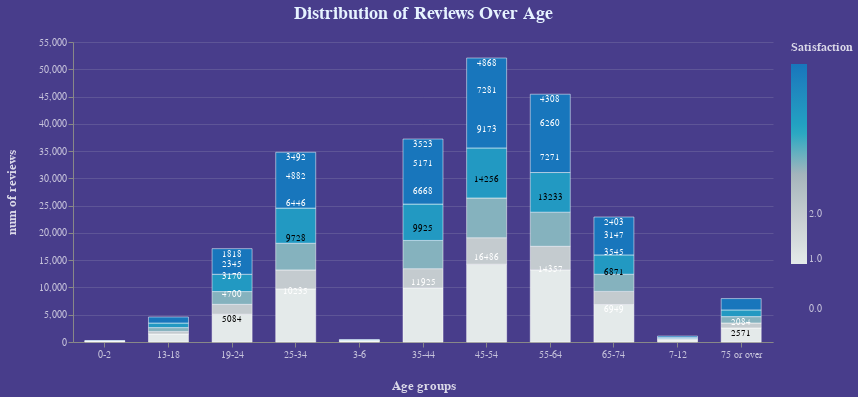

This figure's notebook cell:
### Markdown cell above
## Reviews

### Code cell
data = (dfc.groupby(["Age", "Satisfaction"])
          .agg({"Reviews": "count"})
          .reset_index()).sort_values(["Age", "Satisfaction"], ascending=True)

#data['Cumulative_Reviews'] = data.groupby(['Age'])['Reviews'].apply(lambda x: x.cumsum())

bars = (alt.Chart(data=data, title="Distribution of Reviews Over Age")
           .mark_bar(size=40,
                     strokeWidth=0.5,
                     stroke="white")
           .encode(x=alt.X('Age:O',
                           axis=alt.Axis(title="Age groups", grid=False)),
                   y=alt.Y('Reviews:Q', stack='zero',
                           scale=alt.Scale(type="linear"),
                           axis=alt.Axis(title="num of reviews")),
                   order=alt.Order('Satisfaction', sort='ascending'),
                   color=alt.Color("Satisfaction:Q",
                                   scale=alt.Scale(scheme="lightgreyteal",
                                                   bins=[0,1,2,3],
                                                   reverse=False))))
text = (alt.Chart(data=data[data["Reviews"] > 1500])
           .mark_text(align="center",
                      baseline="middle",
                      dx=0, dy=5)
           .encode(x=alt.X("Age:O"),
                   y=alt.Y("Reviews:Q", stack='zero'),
                   size = alt.SizeValue(9),
                   text="Reviews:Q",
                   color=alt.condition(alt.datum.Satisfaction > 1,
                                          alt.value("white"),
                                          alt.value("black"))))
chart = (alt.layer(bars, text)
            .configure(background="	#483D8B")
            .configure_title(font="Arial",
                             fontSize=18,
                             color="#e6f3ff",
                             dy=-10)
            .configure_text(color="white")
            .configure_legend(titleFontSize=12,
                              titleColor="white",
                              tickCount=10,
                              titleOpacity=0.8,
                              labelColor="white",
                              labelOpacity=0.7,
                              titlePadding=10)
            .configure_axis(titleFontSize=13,
                            titlePadding=20,
                            titleColor="white",
                            titleOpacity=0.8,
                            labelColor="white",
                            labelOpacity=0.7,
                            labelAngle=0,
                            tickOffset=0,
                            grid=True,
                            gridOpacity=0.15)
            .configure_view(strokeWidth=0)
            .properties(height=300, width=700)
)
chart

### Figure 1 — Vega-Lite specification as saved in the notebook (floating-point values rounded to 4 significant figures)
{"config": {"view": {"continuousWidth": 400, "continuousHeight": 300, "strokeWidth": 0}, "axis": {"grid": true, "gridOpacity": 0.15, "labelAngle": 0, "labelColor": "white", "labelOpacity": 0.7, "tickOffset": 0, "titleColor": "white", "titleFontSize": 13, "titleOpacity": 0.8, "titlePadding": 20}, "background": "\t#483D8B", "legend": {"labelColor": "white", "labelOpacity": 0.7, "tickCount": 10, "titleColor": "white", "titleFontSize": 12, "titleOpacity": 0.8, "titlePadding": 10}, "text": {"color": "white"}, "title": {"color": "#e6f3ff", "dy": -10, "font": "Arial", "fontSize": 18}}, "layer": [{"data": {"name": "data-ff395dc8264fb26a29add44ed0c2c70a"}, "mark": {"type": "bar", "size": 40, "stroke": "white", "strokeWidth": 0.5}, "encoding": {"color": {"field": "Satisfaction", "scale": {"bins": [0, 1, 2, 3], "reverse": false, "scheme": "lightgreyteal"}, "type": "quantitative"}, "order": {"field": "Satisfaction", "sort": "ascending", "type": "quantitative"}, "x": {"axis": {"grid": false, "title": "Age groups"}, "field": "Age", "type": "ordinal"}, "y": {"axis": {"title": "num of reviews"}, "field": "Reviews", "scale": {"type": "linear"}, "stack": "zero", "type": "quantitative"}}, "title": "Distribution of Reviews Over Age"}, {"data": {"name": "data-01844291c530dba1ab0c0b758a0cc4a2"}, "mark": {"type": "text", "align": "center", "baseline": "middle", "dx": 0, "dy": 5}, "encoding": {"color": {"condition": {"value": "white", "test": "(datum.Satisfaction > 1)"}, "value": "black"}, "size": {"value": 9}, "text": {"field": "Reviews", "type": "quantitative"}, "x": {"field": "Age", "type": "ordinal"}, "y": {"field": "Reviews", "stack": "zero", "type": "quantitative"}}}], "height": 300, "width": 700, "$schema": "https://vega.github.io/schema/vega-lite/v4.17.0.json", "datasets": {"data-ff395dc8264fb26a29add44ed0c2c70a": [{"Age": "0-2", "Satisfaction": 1, "Reviews": 110}, {"Age": "0-2", "Satisfaction": 2, "Reviews": 32}, {"Age": "0-2", "Satisfaction": 3, "Reviews": 22}, {"Age": "0-2", "Satisfaction": 4, "Reviews": 28}, {"Age": "0-2", "Satisfaction": 5, "Reviews": 64}, {"Age": "13-18", "Satisfaction": 1, "Reviews": 1462}, {"Age": "13-18", "Satisfaction": 2, "Reviews": 471}, {"Age": "13-18", "Satisfaction": 3, "Reviews": 706}, {"Age": "13-18", "Satisfaction": 4, "Reviews": 836}, {"Age": "13-18", "Satisfaction": 5, "Reviews": 1110}, {"Age": "19-24", "Satisfaction": 1, "Reviews": 5084}, {"Age": "19-24", "Satisfaction": 2, "Reviews": 1818}, {"Age": "19-24", "Satisfaction": 3, "Reviews": 2345}, {"Age": "19-24", "Satisfaction": 4, "Reviews": 3170}, {"Age": "19-24", "Satisfaction": 5, "Reviews": 4700}, {"Age": "25-34", "Satisfaction": 1, "Reviews": 9728}, {"Age": "25-34", "Satisfaction": 2, "Reviews": 3492}, {"Age": "25-34", "Satisfaction": 3, "Reviews": 4882}, {"Age": "25-34", "Satisfaction": 4, "Reviews": 6446}, {"Age": "25-34", "Satisfaction": 5, "Reviews": 10235}, {"Age": "3-6", "Satisfaction": 1, "Reviews": 189}, {"Age": "3-6", "Satisfaction": 2, "Reviews": 35}, {"Age": "3-6", "Satisfaction": 3, "Reviews": 62}, {"Age": "3-6", "Satisfaction": 4, "Reviews": 71}, {"Age": "3-6", "Satisfaction": 5, "Reviews": 104}, {"Age": "35-44", "Satisfaction": 1, "Reviews": 9925}, {"Age": "35-44", "Satisfaction": 2, "Reviews": 3523}, {"Age": "35-44", "Satisfaction": 3, "Reviews": 5171}, {"Age": "35-44", "Satisfaction": 4, "Reviews": 6668}, {"Age": "35-44", "Satisfaction": 5, "Reviews": 11925}, {"Age": "45-54", "Satisfaction": 1, "Reviews": 14256}, {"Age": "45-54", "Satisfaction": 2, "Reviews": 4868}, {"Age": "45-54", "Satisfaction": 3, "Reviews": 7281}, {"Age": "45-54", "Satisfaction": 4, "Reviews": 9173}, {"Age": "45-54", "Satisfaction": 5, "Reviews": 16486}, {"Age": "55-64", "Satisfaction": 1, "Reviews": 13233}, {"Age": "55-64", "Satisfaction": 2, "Reviews": 4308}, {"Age": "55-64", "Satisfaction": 3, "Reviews": 6260}, {"Age": "55-64", "Satisfaction": 4, "Reviews": 7271}, {"Age": "55-64", "Satisfaction": 5, "Reviews": 14357}, {"Age": "65-74", "Satisfaction": 1, "Reviews": 6871}, {"Age": "65-74", "Satisfaction": 2, "Reviews": 2403}, {"Age": "65-74", "Satisfaction": 3, "Reviews": 3147}, {"Age": "65-74", "Satisfaction": 4, "Reviews": 3545}, {"Age": "65-74", "Satisfaction": 5, "Reviews": 6949}, {"Age": "7-12", "Satisfaction": 1, "Reviews": 388}, {"Age": "7-12", "Satisfaction": 2, "Reviews": 112}, {"Age": "7-12", "Satisfaction": 3, "Reviews": 145}, {"Age": "7-12", "Satisfaction": 4, "Reviews": 171}, {"Age": "7-12", "Satisfaction": 5, "Reviews": 271}, {"Age": "75 or over", "Satisfaction": 1, "Reviews": 2571}, {"Age": "75 or over", "Satisfaction": 2, "Reviews": 911}, {"Age": "75 or over", "Satisfaction": 3, "Reviews": 1172}, {"Age": "75 or over", "Satisfaction": 4, "Reviews": 1225}, {"Age": "75 or over", "Satisfaction": 5, "Reviews": 2084}], "data-01844291c530dba1ab0c0b758a0cc4a2": [{"Age": "19-24", "Satisfaction": 1, "Reviews": 5084}, {"Age": "19-24", "Satisfaction": 2, "Reviews": 1818}, {"Age": "19-24", "Satisfaction": 3, "Reviews": 2345}, {"Age": "19-24", "Satisfaction": 4, "Reviews": 3170}, {"Age": "19-24", "Satisfaction": 5, "Reviews": 4700}, {"Age": "25-34", "Satisfaction": 1, "Reviews": 9728}, {"Age": "25-34", "Satisfaction": 2, "Reviews": 3492}, {"Age": "25-34", "Satisfaction": 3, "Reviews": 4882}, {"Age": "25-34", "Satisfaction": 4, "Reviews": 6446}, {"Age": "25-34", "Satisfaction": 5, "Reviews": 10235}, {"Age": "35-44", "Satisfaction": 1, "Reviews": 9925}, {"Age": "35-44", "Satisfaction": 2, "Reviews": 3523}, {"Age": "35-44", "Satisfaction": 3, "Reviews": 5171}, {"Age": "35-44", "Satisfaction": 4, "Reviews": 6668}, {"Age": "35-44", "Satisfaction": 5, "Reviews": 11925}, {"Age": "45-54", "Satisfaction": 1, "Reviews": 14256}, {"Age": "45-54", "Satisfaction": 2, "Reviews": 4868}, {"Age": "45-54", "Satisfaction": 3, "Reviews": 7281}, {"Age": "45-54", "Satisfaction": 4, "Reviews": 9173}, {"Age": "45-54", "Satisfaction": 5, "Reviews": 16486}, {"Age": "55-64", "Satisfaction": 1, "Reviews": 13233}, {"Age": "55-64", "Satisfaction": 2, "Reviews": 4308}, {"Age": "55-64", "Satisfaction": 3, "Reviews": 6260}, {"Age": "55-64", "Satisfaction": 4, "Reviews": 7271}, {"Age": "55-64", "Satisfaction": 5, "Reviews": 14357}, {"Age": "65-74", "Satisfaction": 1, "Reviews": 6871}, {"Age": "65-74", "Satisfaction": 2, "Reviews": 2403}, {"Age": "65-74", "Satisfaction": 3, "Reviews": 3147}, {"Age": "65-74", "Satisfaction": 4, "Reviews": 3545}, {"Age": "65-74", "Satisfaction": 5, "Reviews": 6949}, {"Age": "75 or over", "Satisfaction": 1, "Reviews": 2571}, {"Age": "75 or over", "Satisfaction": 5, "Reviews": 2084}]}}
